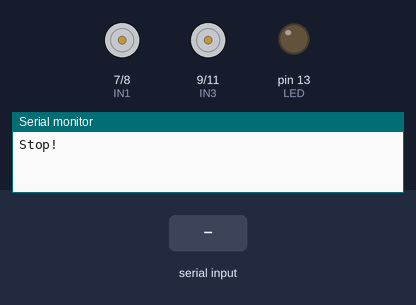
Bench run of a sketch on a simulated Arduino Uno, built with avr-gcc and run on an emulated ATmega328P. Shown: motor-driver pin pairs drawn as motors (green arrow = first pin HIGH = forward, orange = second pin HIGH = backward, longer = more drive, scaled by the enable pin), output pins drawn as LEDs (lit = HIGH), the last lines printed to the serial monitor. Inputs (shaded band) come from the test bench.

Above: at 1.2 s.
1.3 s: "f" received over Serial
At 1.6 s:
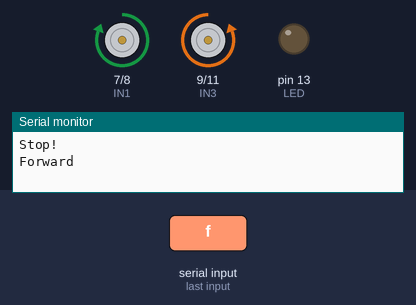
2.8 s: "b" received over Serial
At 3.9 s:
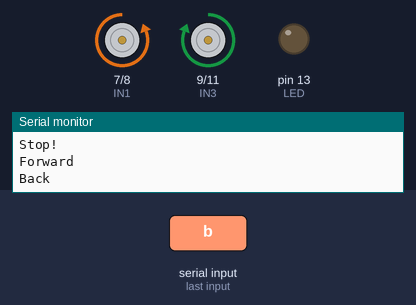
4.3 s: "l" received over Serial
At 5.1 s:
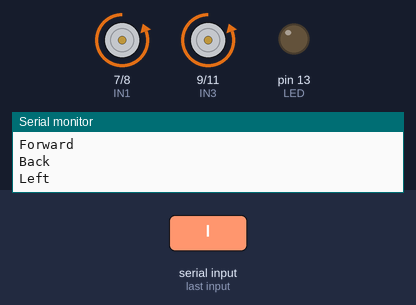
5.8 s: "r" received over Serial
At 6.2 s:
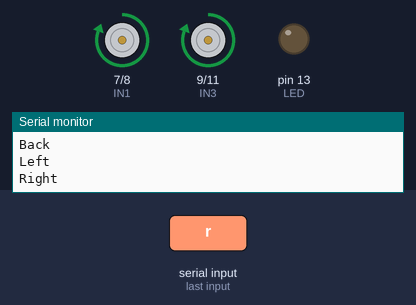
7.3 s: "a" received over Serial
At 8.5 s:
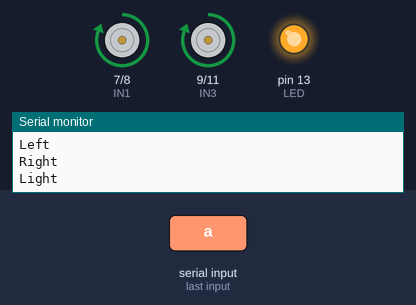
8.8 s: "s" received over Serial
At 9.7 s:
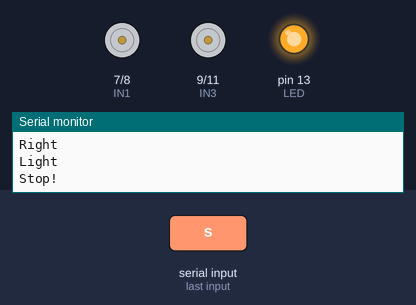
Timing chart, 0 to 11.3 s (numbered marks = the images above; inputs shaded):
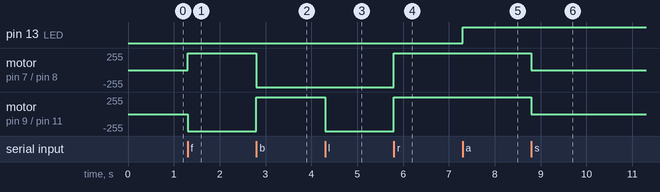

Measured:
- after the input at 1.3 s, motor on pin 7 (IN1) / pin 8 (IN2): stopped → forward 255/255 at once; motor on pin 9 (IN3) / pin 11 (IN4): stopped → backward 255/255 at once
- after the input at 2.8 s, motor on pin 7 (IN1) / pin 8 (IN2): forward 255/255 → backward 255/255 at once; motor on pin 9 (IN3) / pin 11 (IN4): backward 255/255 → forward 255/255 at once
- after the input at 4.3 s, motor on pin 9 (IN3) / pin 11 (IN4): forward 255/255 → backward 255/255 at once
- after the input at 5.8 s, motor on pin 7 (IN1) / pin 8 (IN2), motor on pin 9 (IN3) / pin 11 (IN4): backward 255/255 → forward 255/255 at once
- after the input at 7.3 s, pin 13 (LED): LOW → HIGH at once
- after the input at 8.8 s, motor on pin 7 (IN1) / pin 8 (IN2), motor on pin 9 (IN3) / pin 11 (IN4): forward 255/255 → stopped at once

The sketch:

bluetooth_car.ino
```cpp
//www.elegoo.com

#define ENA 5
#define ENB 6
#define IN1 7
#define IN2 8
#define IN3 9
#define IN4 11
#define LED 13

unsigned char carSpeed = 5;
bool state = LOW;
char getstr;

void forward(){
  analogWrite(ENA,carSpeed);
  analogWrite(ENB,carSpeed);
  digitalWrite(ENA,HIGH);
  digitalWrite(ENB,HIGH);
  digitalWrite(IN1, HIGH);
  digitalWrite(IN2, LOW);
  digitalWrite(IN3, LOW);
  digitalWrite(IN4, HIGH);
  Serial.println("Forward");
}

void back(){
  analogWrite(ENA,carSpeed);
  analogWrite(ENB,carSpeed);
  digitalWrite(ENA,HIGH);
  digitalWrite(ENB,HIGH);
  digitalWrite(IN1, LOW);
  digitalWrite(IN2, HIGH);
  digitalWrite(IN3, HIGH);
  digitalWrite(IN4, LOW);
  Serial.println("Back");
}

void left(){
  analogWrite(ENA,carSpeed);
  analogWrite(ENB,carSpeed);
  digitalWrite(ENA,HIGH);
  digitalWrite(ENB,HIGH);
  digitalWrite(IN1, LOW);
  digitalWrite(IN2, HIGH);
  digitalWrite(IN3, LOW);
  digitalWrite(IN4, HIGH);
  Serial.println("Left");
}

void right(){
  analogWrite(ENA,carSpeed);
  analogWrite(ENB,carSpeed);
  digitalWrite(ENA,HIGH);
  digitalWrite(ENB,HIGH);
  digitalWrite(IN1, HIGH);
  digitalWrite(IN2, LOW);
  digitalWrite(IN3, HIGH);
  digitalWrite(IN4, LOW);
  Serial.println("Right");
}

void stop(){
  digitalWrite(ENA,LOW);
  digitalWrite(ENB,LOW);
  Serial.println("Stop!");
}

void stateChange(){
  state = !state;
  digitalWrite(LED, state);
  Serial.println("Light");
}

void setup() {
  Serial.begin(9600);
  pinMode(LED, OUTPUT);
  pinMode(IN1,OUTPUT);
  pinMode(IN2,OUTPUT);
  pinMode(IN3,OUTPUT);
  pinMode(IN4,OUTPUT);
  pinMode(ENA,OUTPUT);
  pinMode(ENB,OUTPUT);
  stop();
}

void loop() {
  getstr = Serial.read();
  switch(getstr){
    case 'f': forward(); break;
    case 'b': back();   break;
    case 'l': left();   break;
    case 'r': right();  break;
    case 's': stop();   break;
    case 'a': stateChange(); break;
    default:  break;
  }
}
```
